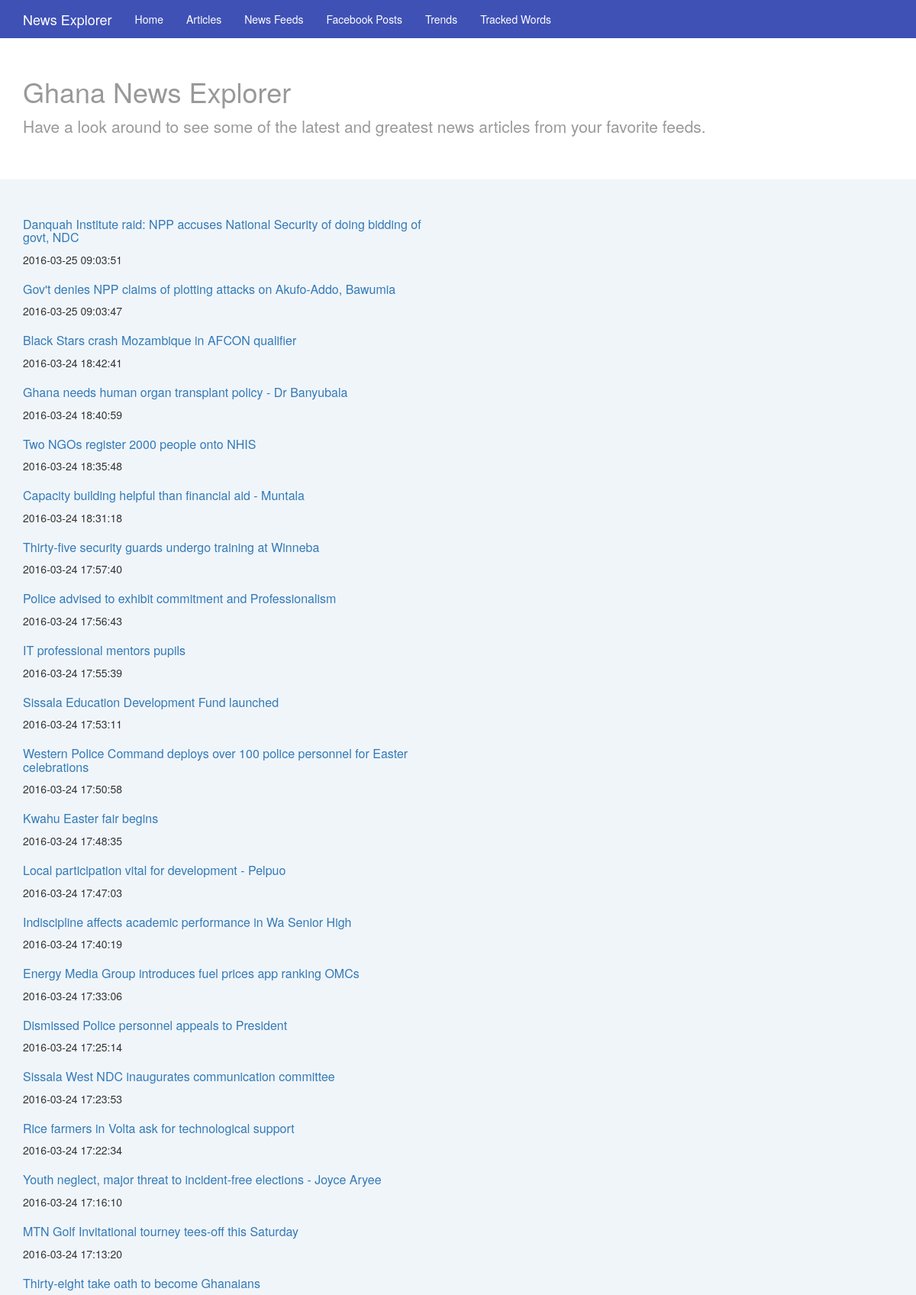
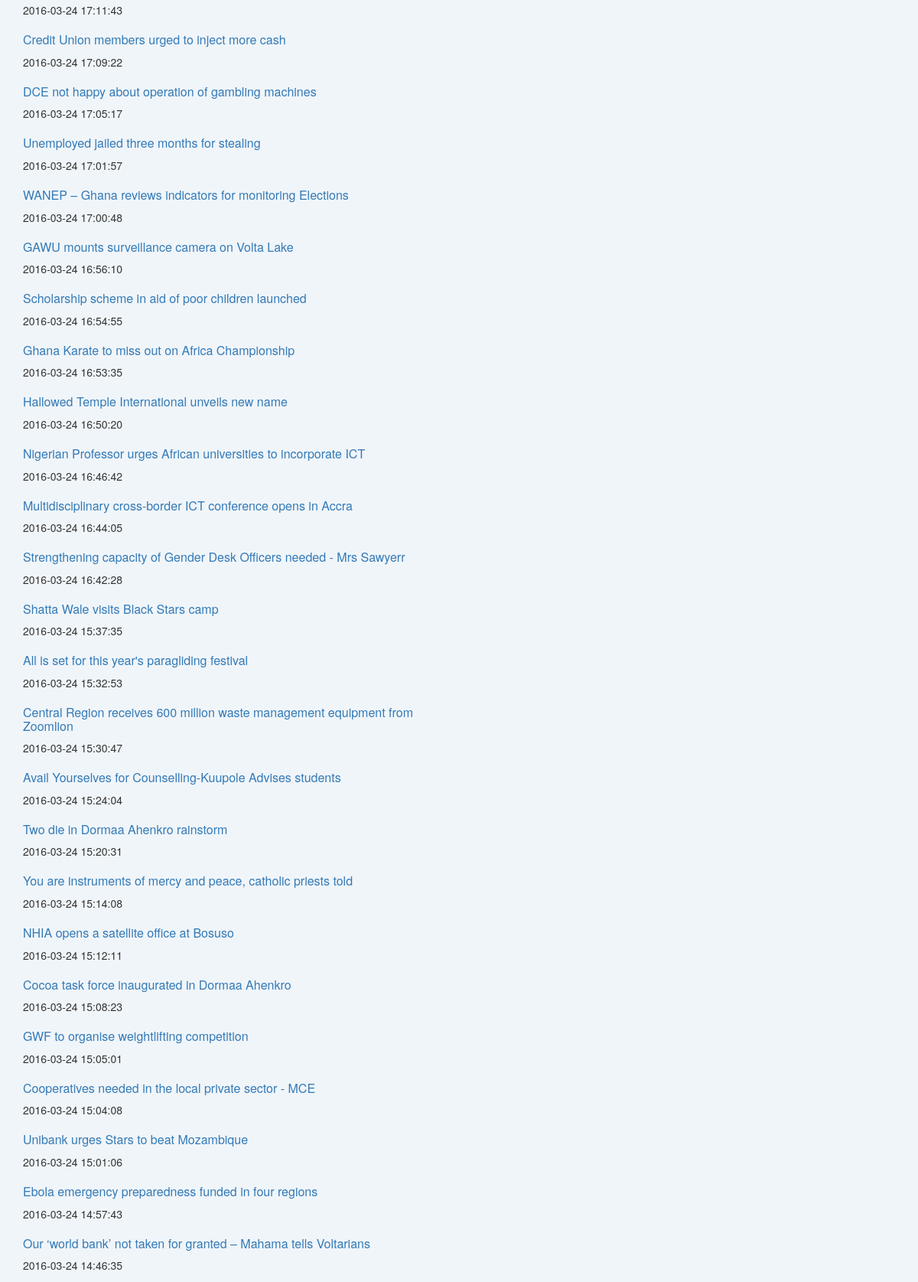
Page /news/ (upper part) on the committed database (2 pictures, top to bottom).
### news/models.py (models this page shows, shortened)
class Article(models.Model):
    feed = models.ForeignKey(Feed)
    title = models.CharField(max_length=200, unique=True)
    url = models.URLField(unique=True)
    description = models.TextField()
    content = models.TextField(default="")
    created_time = models.DateTimeField()
    words = models.ManyToManyField(Word)

### news/views/feeds_views.py (the view)
def articles_list(request):
    articles = Article.objects.all().order_by('-created_time')
    rows = [articles[x:x + 1] for x in range(0, len(articles), 1)]
    paginator = Paginator(articles, 25)  # Show 25 articles per page
    page = request.GET.get('page')
    try:
        articles = paginator.page(page)
    except PageNotAnInteger:
        articles = paginator.page(1)
    except EmptyPage:
        articles = paginator.page(paginator.num_pages)
    return render(request, 'news/home.html', {'rows': rows})

### news/templates/news/home.html (shortened to what this page needs)
{% extends 'news/base.html' %}
{% block content %}
    <div class="jumbotron">
        <div class="container">
            <h1>Ghana News Explorer</h1>
            <p>Have a look around to see some of the latest and greatest news articles from your favorite feeds.</p>
        </div>
    </div>
    <div class="container">
        <div class="row">
            <div class="col-md-6">
                {% for row in rows %}
                    {% for entry in row %}
                        <li class="article">
                        <h2><a href="{{ entry.url }}" target="_blank">{{ entry.title }}</a></h2>
                        <span>{{ entry.created_time | safe }}</span>
                    {% endfor %}
                </li>
                {% endfor %}
            </div>
        </div>
    </div>
{% endblock %}

### static/css/app.css (style rules this page uses)
body { background: #F0F5F9 !important; }
.jumbotron { background: #fff !important; color: #999 !important; padding: 80px 0 40px !important; }
.jumbotron h1 { font-size: 36px !important; }
.article { list-style: none; }
.article h2 { font-size: 16px; }

### rows in the picture
Article: title "Danquah Institute raid: NPP accuses National Security of doing bidding of govt, NDC", created_time "2016-03-25 09:03:51"
Article: title "Gov't denies NPP claims of plotting attacks on Akufo-Addo, Bawumia", created_time "2016-03-25 09:03:47"
Article: title "Black Stars crash Mozambique in AFCON qualifier", created_time "2016-03-24 18:42:41"
Article: title "Ghana needs human organ transplant policy - Dr Banyubala", created_time "2016-03-24 18:40:59"
Article: title "Two NGOs register 2000 people onto NHIS", created_time "2016-03-24 18:35:48"
Article: title "Capacity building helpful than financial aid - Muntala", created_time "2016-03-24 18:31:18"
Article: title "Thirty-five security guards undergo training at Winneba", created_time "2016-03-24 17:57:40"
Article: title "Police advised to exhibit commitment and Professionalism", created_time "2016-03-24 17:56:43"
Article: title "IT professional mentors pupils", created_time "2016-03-24 17:55:39"
Article: title "Sissala Education Development Fund launched", created_time "2016-03-24 17:53:11"
Article: title "Western Police Command deploys over 100 police personnel for Easter celebrations", created_time "2016-03-24 17:50:58"
Article: title "Kwahu Easter fair begins", created_time "2016-03-24 17:48:35"
Article: title "Local participation vital for development - Pelpuo", created_time "2016-03-24 17:47:03"
Article: title "Indiscipline affects academic performance in Wa Senior High", created_time "2016-03-24 17:40:19"
Article: title "Energy Media Group introduces fuel prices app ranking OMCs", created_time "2016-03-24 17:33:06"
Article: title "Dismissed Police personnel appeals to President", created_time "2016-03-24 17:25:14"
Article: title "Sissala West NDC inaugurates communication committee", created_time "2016-03-24 17:23:53"
Article: title "Rice farmers in Volta ask for technological support", created_time "2016-03-24 17:22:34"
Article: title "Youth neglect, major threat to incident-free elections - Joyce Aryee", created_time "2016-03-24 17:16:10"
Article: title "MTN Golf Invitational tourney tees-off this Saturday", created_time "2016-03-24 17:13:20"
Article: title "Thirty-eight take oath to become Ghanaians", created_time "2016-03-24 17:11:43"
Article: title "Credit Union members urged to inject more cash", created_time "2016-03-24 17:09:22"
Article: title "DCE not happy about operation of gambling machines", created_time "2016-03-24 17:05:17"
Article: title "Unemployed jailed three months for stealing", created_time "2016-03-24 17:01:57"
Article: title "WANEP – Ghana reviews indicators for monitoring Elections", created_time "2016-03-24 17:00:48"
Article: title "GAWU mounts surveillance camera on Volta Lake", created_time "2016-03-24 16:56:10"
Article: title "Scholarship scheme in aid of poor children launched", created_time "2016-03-24 16:54:55"
Article: title "Ghana Karate to miss out on Africa Championship", created_time "2016-03-24 16:53:35"
Article: title "Hallowed Temple International unveils new name", created_time "2016-03-24 16:50:20"
Article: title "Nigerian Professor urges African universities to incorporate ICT", created_time "2016-03-24 16:46:42"
Article: title "Multidisciplinary cross-border ICT conference opens in Accra", created_time "2016-03-24 16:44:05"
Article: title "Strengthening capacity of Gender Desk Officers needed - Mrs Sawyerr", created_time "2016-03-24 16:42:28"
Article: title "Shatta Wale visits Black Stars camp", created_time "2016-03-24 15:37:35"
Article: title "All is set for this year's paragliding festival", created_time "2016-03-24 15:32:53"
Article: title "Central Region receives 600 million waste management equipment from Zoomlion", created_time "2016-03-24 15:30:47"
Article: title "Avail Yourselves for Counselling-Kuupole Advises students", created_time "2016-03-24 15:24:04"
Article: title "Two die in Dormaa Ahenkro rainstorm", created_time "2016-03-24 15:20:31"
Article: title "You are instruments of mercy and peace, catholic priests told", created_time "2016-03-24 15:14:08"
Article: title "NHIA opens a satellite office at Bosuso", created_time "2016-03-24 15:12:11"
Article: title "Cocoa task force inaugurated in Dormaa Ahenkro", created_time "2016-03-24 15:08:23"
Article: title "GWF to organise weightlifting competition", created_time "2016-03-24 15:05:01"
Article: title "Cooperatives needed in the local private sector - MCE", created_time "2016-03-24 15:04:08"
Article: title "Unibank urges Stars to beat Mozambique", created_time "2016-03-24 15:01:06"
Article: title "Ebola emergency preparedness funded in four regions", created_time "2016-03-24 14:57:43"
Article: title "Our ‘world bank’ not taken for granted – Mahama tells Voltarians", created_time "2016-03-24 14:46:35"
